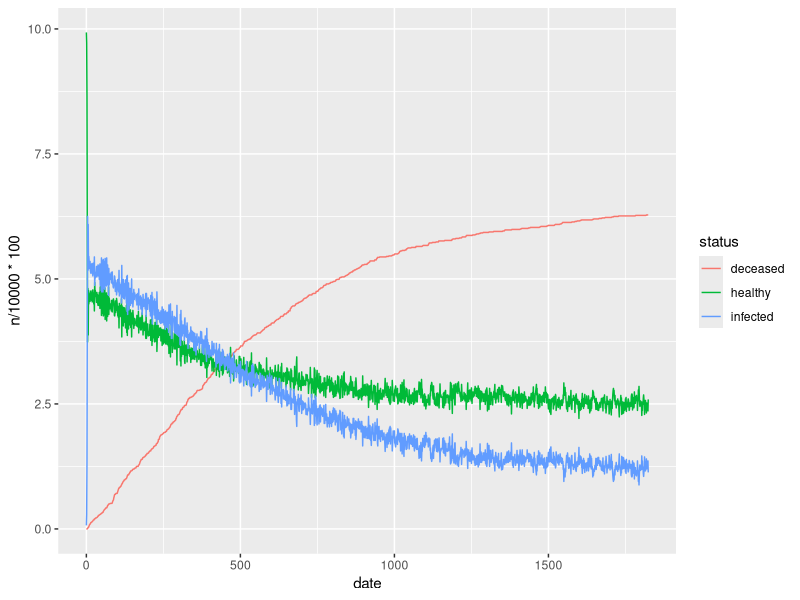
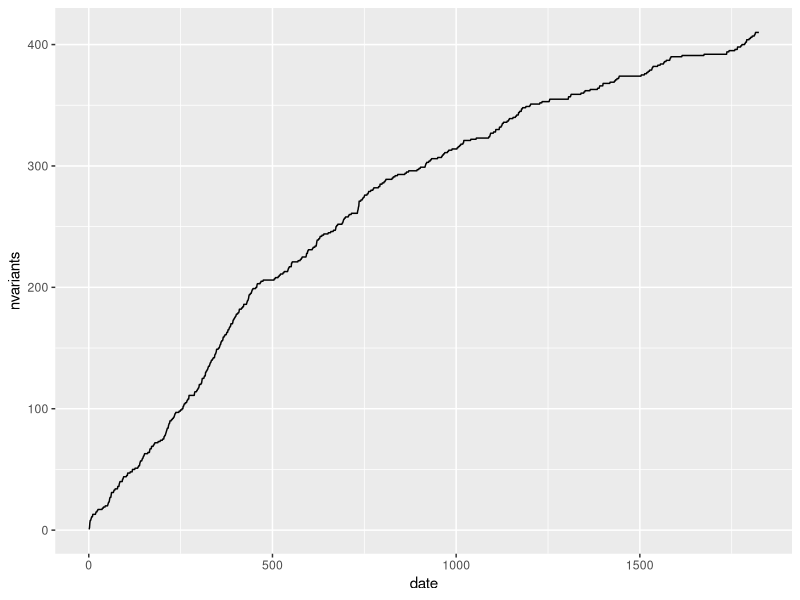
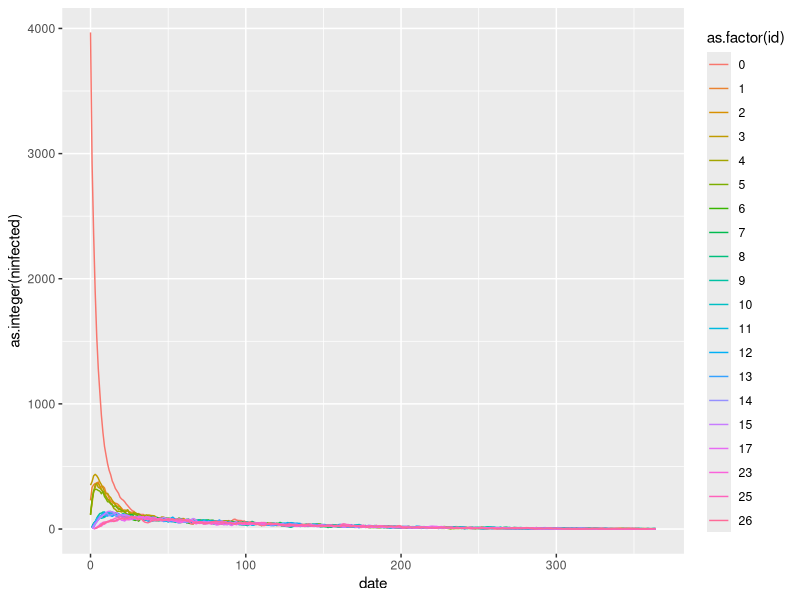

Reproduce these figures in R, in order.
totals   <- read.table("examples/total.txt", sep = " ", header = TRUE)
variants <- read.table("examples/variants.txt", sep = " ", header = TRUE)


dat <- rbind(
  data.frame(
    date   = totals$date,
    status = "healthy",
    n      = totals$nhealthy
  ),
  data.frame(
    date   = totals$date,
    status = "infected",
    n      = totals$ninfected
  ),
  data.frame(
    date   = totals$date,
    status = "deceased",
    n      = totals$ndeceased
  )
)

# Trajectory of infections -----------------------------------------------------
library(ggplot2)

dat |> #subset(date < 100) |>
ggplot(aes(x = date, y = n / 10000 * 100)) +
  geom_line(aes(color = status))

ggplot(totals, aes(x = date, y = nvariants)) +
  geom_line()

# Looking at the top 10 varians
top_variants <- by(variants$ninfected, INDICES = variants$id, FUN = max)
top_variants <- tail(sort(top_variants), 20)

variants |> subset(ninfected > 0) |>
  subset(id %in% as.integer(names(top_variants))) |>
  ggplot(aes(x = date, y = as.integer(ninfected), color = as.factor(id))) +
  # geom_smooth(aes(color = as.factor(id))) +
  geom_line()
  labs(y = "N infected", color = "Variant id")
